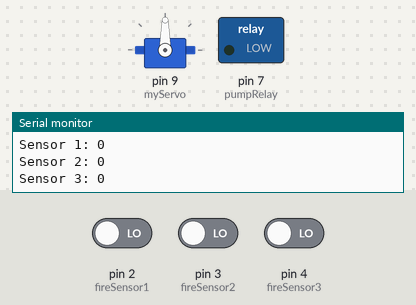
The sketch below on a simulated Arduino Uno, built with avr-gcc and run on an emulated ATmega328P. Parts: servo, switched loads named in the sketch (green lamp = pin HIGH), the last lines printed to the serial monitor. The inputs (shaded band) are chosen by the test bench; at power-on: pin 2 (fireSensor1) LOW, pin 3 (fireSensor2) LOW, pin 4 (fireSensor3) LOW.

Above: at 1.2 s.
1.3 s: pin 2 (fireSensor1) driven HIGH
At 2.1 s:
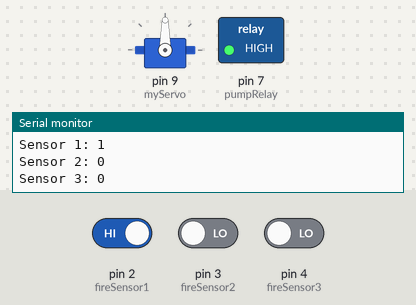
2.8 s: pin 2 (fireSensor1) driven LOW
At 3.5 s:
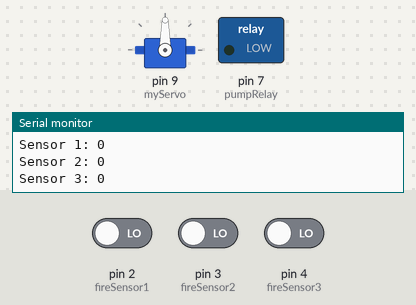
4.3 s: pin 3 (fireSensor2) driven HIGH
At 5.0 s:
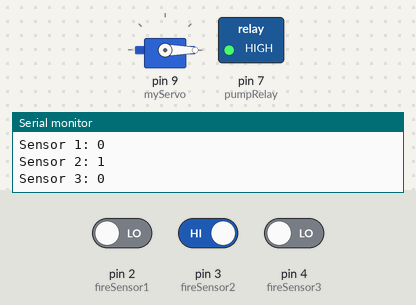
5.8 s: pin 3 (fireSensor2) driven LOW
At 6.4 s:
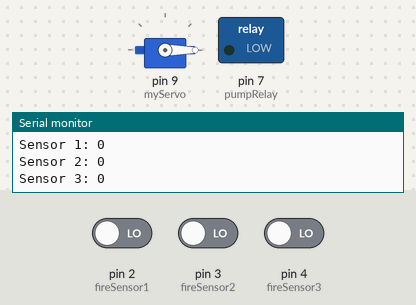
7.3 s: pin 4 (fireSensor3) driven HIGH
At 7.8 s:
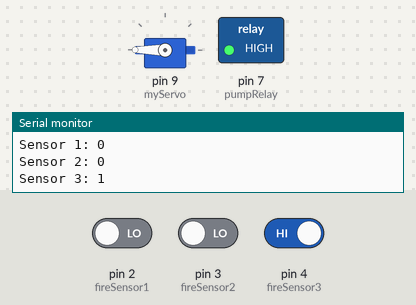
8.8 s: pin 4 (fireSensor3) driven LOW
At 9.3 s:
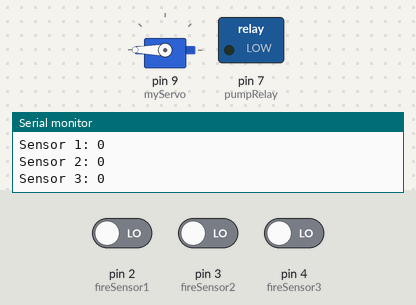
Timing chart, 0 to 11.3 s (numbered marks = the images above; inputs shaded):
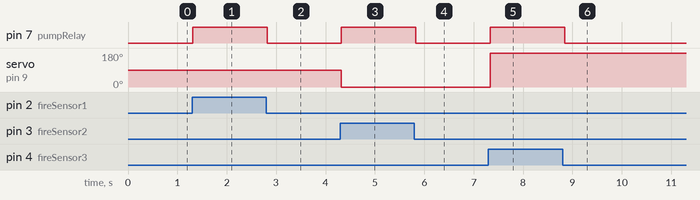

The sketch:

Main_LFR.ino
```cpp
#include <Servo.h>

Servo myServo;
int fireSensor1 = 2;
int fireSensor2 = 3;
int fireSensor3 = 4;
int pumpRelay = 7;

void setup() {
  myServo.attach(9);
  pinMode(fireSensor1, INPUT);
  pinMode(fireSensor2, INPUT);
  pinMode(fireSensor3, INPUT);
  pinMode(pumpRelay, OUTPUT);
  digitalWrite(pumpRelay, LOW);
  myServo.write(90);
  Serial.begin(9600);
}

void loop() {

  int sensorValue1 = digitalRead(fireSensor1);
  int sensorValue2 = digitalRead(fireSensor2);
  int sensorValue3 = digitalRead(fireSensor3);


  Serial.print("Sensor 1: ");
  Serial.println(sensorValue1);
  Serial.print("Sensor 2: ");
  Serial.println(sensorValue2);
  Serial.print("Sensor 3: ");
  Serial.println(sensorValue3);

  if (sensorValue1 == HIGH) {

    myServo.write(90);
    digitalWrite(pumpRelay, HIGH);
  }
  else if (sensorValue2 == HIGH) {

    myServo.write(0);
    digitalWrite(pumpRelay, HIGH);
  }
  else if (sensorValue3 == HIGH) {

    myServo.write(180);
    digitalWrite(pumpRelay, HIGH);
  }
  else {

    digitalWrite(pumpRelay, LOW);
  }

  delay(100);
}
```

Measured:
- after the input at 1.3 s, pin 7 (pumpRelay): LOW → HIGH at once
- after the input at 2.8 s, pin 7 (pumpRelay): HIGH → LOW at once
- after the input at 4.3 s, pin 7 (pumpRelay): LOW → HIGH at once; servo on pin 9 (myServo): 90° → 0° at once
- after the input at 5.8 s, pin 7 (pumpRelay): HIGH → LOW at once
- after the input at 7.3 s, pin 7 (pumpRelay): LOW → HIGH at once; servo on pin 9 (myServo): 0° → 180° at once
- after the input at 8.8 s, pin 7 (pumpRelay): HIGH → LOW after 0.05 s
